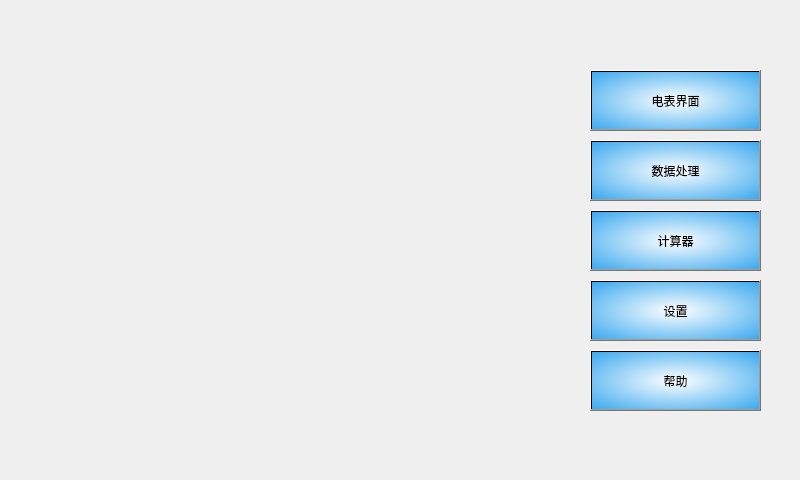
<?xml version="1.0" encoding="UTF-8"?>
<ui version="4.0">
 <class>Home</class>
 <widget class="QDialog" name="Home">
  <property name="geometry">
   <rect>
    <x>0</x>
    <y>0</y>
    <width>800</width>
    <height>480</height>
   </rect>
  </property>
  <property name="windowTitle">
   <string>Home</string>
  </property>
  <property name="sizeGripEnabled">
   <bool>false</bool>
  </property>
  <widget class="QPushButton" name="pushButton_meter">
   <property name="geometry">
    <rect>
     <x>590</x>
     <y>70</y>
     <width>171</width>
     <height>61</height>
    </rect>
   </property>
   <property name="styleSheet">
    <string notr="true">background-color: qradialgradient(spread:reflect, cx:0.5, cy:0.5, radius:1.164, fx:0.5, fy:0.505682, stop:0 rgba(255, 255, 255, 255), stop:0.753695 rgba(12, 148, 235, 255), stop:1 rgba(0, 47, 84, 255));</string>
   </property>
   <property name="text">
    <string>电表界面</string>
   </property>
  </widget>
  <widget class="QPushButton" name="pushButton_calculator">
   <property name="geometry">
    <rect>
     <x>590</x>
     <y>210</y>
     <width>171</width>
     <height>61</height>
    </rect>
   </property>
   <property name="styleSheet">
    <string notr="true">background-color: qradialgradient(spread:reflect, cx:0.5, cy:0.5, radius:1.164, fx:0.5, fy:0.505682, stop:0 rgba(255, 255, 255, 255), stop:0.753695 rgba(12, 148, 235, 255), stop:1 rgba(0, 47, 84, 255));</string>
   </property>
   <property name="text">
    <string>计算器</string>
   </property>
  </widget>
  <widget class="QPushButton" name="pushButton_meter_2">
   <property name="geometry">
    <rect>
     <x>590</x>
     <y>140</y>
     <width>171</width>
     <height>61</height>
    </rect>
   </property>
   <property name="styleSheet">
    <string notr="true">background-color: qradialgradient(spread:reflect, cx:0.5, cy:0.5, radius:1.164, fx:0.5, fy:0.505682, stop:0 rgba(255, 255, 255, 255), stop:0.753695 rgba(12, 148, 235, 255), stop:1 rgba(0, 47, 84, 255));</string>
   </property>
   <property name="text">
    <string>数据处理</string>
   </property>
  </widget>
  <widget class="QPushButton" name="pushButton_calculator_2">
   <property name="geometry">
    <rect>
     <x>590</x>
     <y>280</y>
     <width>171</width>
     <height>61</height>
    </rect>
   </property>
   <property name="styleSheet">
    <string notr="true">background-color: qradialgradient(spread:reflect, cx:0.5, cy:0.5, radius:1.164, fx:0.5, fy:0.505682, stop:0 rgba(255, 255, 255, 255), stop:0.753695 rgba(12, 148, 235, 255), stop:1 rgba(0, 47, 84, 255));</string>
   </property>
   <property name="text">
    <string>设置</string>
   </property>
  </widget>
  <widget class="QPushButton" name="pushButton_calculator_3">
   <property name="geometry">
    <rect>
     <x>590</x>
     <y>350</y>
     <width>171</width>
     <height>61</height>
    </rect>
   </property>
   <property name="styleSheet">
    <string notr="true">background-color: qradialgradient(spread:reflect, cx:0.5, cy:0.5, radius:1.164, fx:0.5, fy:0.505682, stop:0 rgba(255, 255, 255, 255), stop:0.753695 rgba(12, 148, 235, 255), stop:1 rgba(0, 47, 84, 255));</string>
   </property>
   <property name="text">
    <string>帮助</string>
   </property>
  </widget>
 </widget>
 <layoutdefault spacing="6" margin="11"/>
 <resources/>
 <connections/>
</ui>
